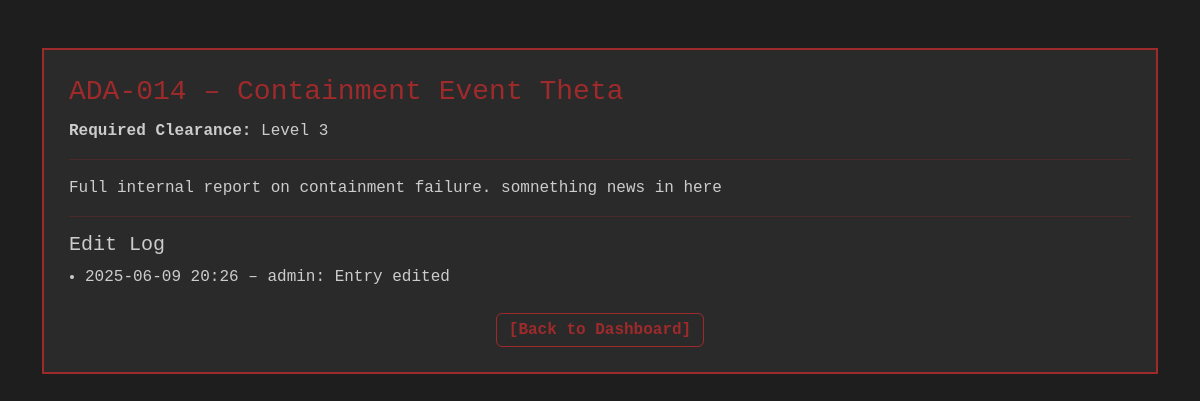
/asset/2 (signed in), run on an earlier commit of the app's database.
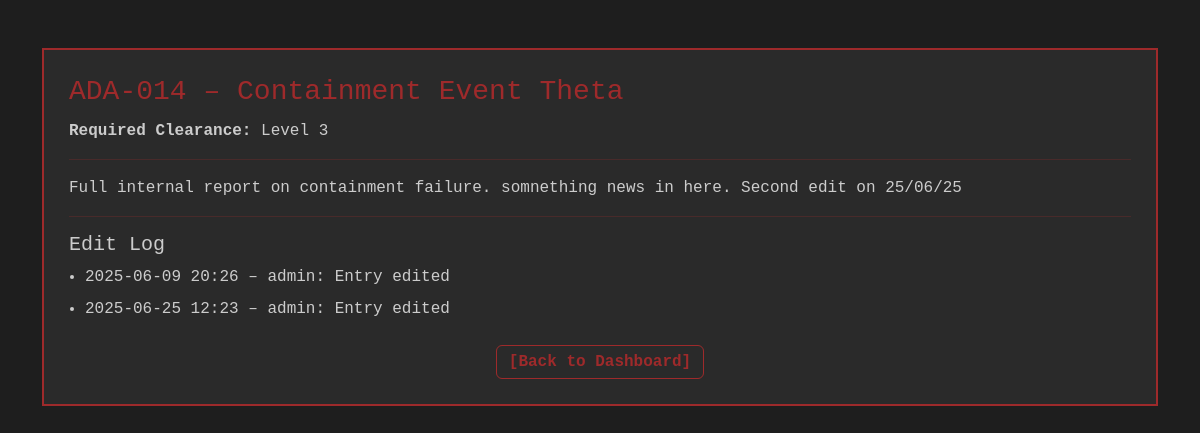
And on a later commit of the database.
### app/models.py (models this page shows)
class ADAEntry(db.Model):
    id = db.Column(db.Integer, primary_key=True)
    asset_number = db.Column(db.String(50), nullable=False)
    title = db.Column(db.String(100), nullable=False)
    content = db.Column(db.Text, nullable=False)
    redacted_text = db.Column(db.Text, nullable=False)
    clearance_level = db.Column(db.Integer, nullable=False)
    created_by = db.Column(db.Integer, db.ForeignKey('user.id'))

class ChangeLog(db.Model):
    id = db.Column(db.Integer, primary_key=True)
    asset_id = db.Column(db.Integer, db.ForeignKey('ada_entry.id'))
    edited_by = db.Column(db.Integer, db.ForeignKey('user.id'))
    timestamp = db.Column(db.DateTime, default=datetime.utcnow)
    note = db.Column(db.String(200))
    asset = db.relationship('ADAEntry', backref='changelog')
    editor = db.relationship('User')

class User(UserMixin, db.Model):
    id = db.Column(db.Integer, primary_key=True)
    username = db.Column(db.String(150), unique=True, nullable=False)
    password = db.Column(db.String(150), nullable=False)
    clearance = db.Column(db.Integer, nullable=False)
    role = db.Column(db.String(10), nullable=False)

### app/routes.py (the view)
@main.route('/asset/<int:asset_id>')
@login_required
def view_asset(asset_id):
    asset = ADAEntry.query.get_or_404(asset_id)
    if current_user.clearance < asset.clearance_level:
        flash("Insufficient clearance.")
        return redirect(url_for('main.dashboard'))
    return render_template('asset_detail.html', asset=asset)

### app/routes.py (called while the page is built)
@login_manager.user_loader
def load_user(user_id):
    return User.query.get(int(user_id))

### app/templates/asset_detail.html (shortened to what this page needs)
<!doctype html>
<html lang="en">
<head>
  <link href="https://cdn.jsdelivr.net/npm/bootstrap@5.3.0/dist/css/bootstrap.min.css" rel="stylesheet">
</head>
<body>
  <div class="container py-5">
    <div class="terminal-box">
      <h3>{{ asset.asset_number }} – {{ asset.title }}</h3>
      <p><strong>Required Clearance:</strong> Level {{ asset.clearance_level }}</p>
      <hr>
      <p style="white-space: pre-wrap;">{{ asset.content }}</p>
      <hr>
      <h5>Edit Log</h5>
      {% if asset.changelog %}
        <ul>
          {% for log in asset.changelog %}
            <li>{{ log.timestamp.strftime('%Y-%m-%d %H:%M') }} – {{ log.editor.username }}: {{ log.note }}</li>
          {% endfor %}
        </ul>
      {% else %}
        <p>No edits recorded.</p>
      {% endif %}
      <div class="text-center mt-4">
        <a href="{{ url_for('main.dashboard') }}" class="btn btn-terminal">[Back to Dashboard]</a>
      </div>
    </div>
  </div>
</body>
</html>

What changed in the data, as far as the page shows it:
changed ADAEntry "ADA-014": content "Full internal report on containment failure. somnething news in here" → "Full internal report on containment failure. somnething news in here. Second edit on 25/06/25"
added ChangeLog: timestamp "2025-06-25 12:23", editor.username "admin", note "Entry edited"
